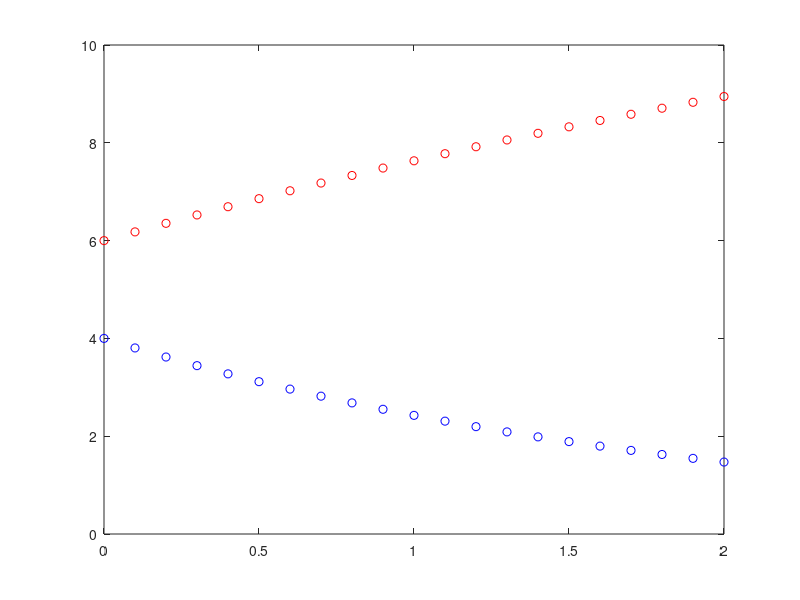

MATLAB code to generate this figure: (Note: this script raises an error after producing the figure.)
function [] = ode_system_example
hold off;
x = [0:0.1:2];
y0 = [4; 6]; % column vector
[y] = runge_kutta4('generic_function',x,y0);
y1=y(1,:);
y2=y(2,:);
plot(x,y1,'bo',x,y2,'ro');
hold on;
% analytical solution
clear;
s=dsolve('Dy1 = -0.5*y1','Dy2 = 4-0.3*y2-0.1*y1', 'y1(0) = 4', 'y2(0) = 6','x');
x=[0:0.1:2];
y1=subs(s.y1);
y2=subs(s.y2);
% y1=4*exp(-0.5*x);
% y2=2*exp(-0.5*x)-9.33*exp(-0.3*x)+13.33;
plot(x,y1,'b',x,y2,'r');
legend('numerical-y1','numerical-y2','analytical-y1','analytical-y2');
hold off;
return


function [dydx] = generic_function(x,y)
dydx=zeros(2,1);
dydx(1)= -0.5*y(1);
dydx(2) = 4-0.3*y(2)-0.1*y(1);
return

function [y] = runge_kutta4(df,x,y0)
m = length(y0);
n = length(x);
% y is a matrix of size 'mxn'
y=zeros(m,n);
y(:,1)=y0;
for i=1:n-1
    h = x(i+1)-x(i);
    xi=x(i);
    yi=y(:,i);
    k1 = feval(df,xi,yi);
    k2 = feval(df,xi+0.5*h,yi+0.5*k1*h);
    k3 = feval(df,xi+0.5*h,yi+0.5*k2*h);
    k4 = feval(df,xi+h,yi+k3*h);
    y(:,i+1) = y(:,i) + h*(k1+2*k2+2*k3+k4)/6;
end
return

function [y] = heuns(df,x,y0)
n = length(x);
m = length(y0);
% y is a matrix of size 'mxn'
y=zeros(m,n);
y(:,1)=y0;
for i=1:n-1
    h = x(i+1)-x(i);
    xi=x(i);
    yi=y(:,i);
    y_temp = yi+h*feval(df,xi,yi);
    y(:,i+1) = yi + h*(feval(df,xi,yi)+feval(df,x(i+1),y_temp))/2;
end
return

function [y] = mid_point(df,x,y0)
n = length(x);
m = length(y0);
% y is a matrix of size 'mxn'
y=zeros(m,n);
y(:,1)=y0;
for i=1:n-1
    h = x(i+1)-x(i);
    xi=x(i);
    yi=y(:,i);
    y_temp = yi+h*feval(df,xi,yi)/2;
    y(:,i+1) = yi + h*feval(df,xi+h/2,y_temp);
end
return

function [y] = euler(df,x,y0)
n = length(x);
m = length(y0);
% y is a matrix of size 'mxn'
y=zeros(m,n);
y(:,1)=y0;
for i=1:n-1
    h = x(i+1)-x(i);
    xi=x(i);
    yi=y(:,i);
    y(:,i+1) = yi+h*feval(df,xi,yi);
end
return
